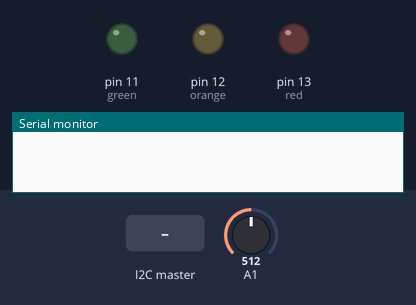
The sketch below on a simulated Arduino Uno, built with avr-gcc and run on an emulated ATmega328P. On the bench: output pins drawn as LEDs (lit = HIGH), the last lines printed to the serial monitor. The inputs (shaded band) are chosen by the test bench; at power-on: A1 = 512.

Above: at 1.2 s.
1.3 s: the I2C master sends the byte 1
At 2.4 s:
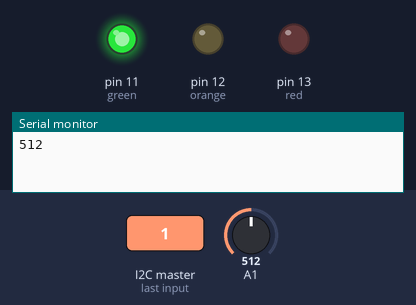
3.5 s: the I2C master sends the byte 0
At 5.1 s:
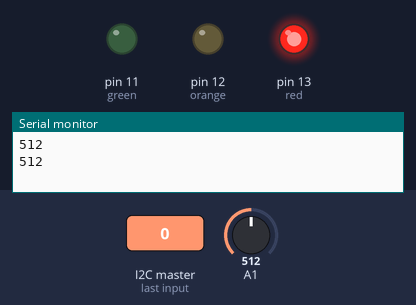
5.5 s: the I2C master sends the byte 2
At 6.6 s:
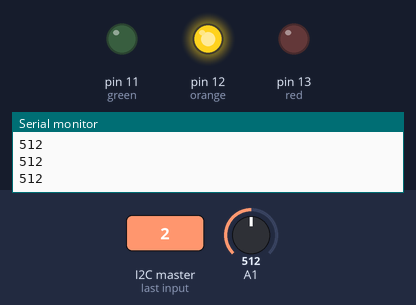
Timing chart, 0 to 8.5 s (numbered marks = the images above; inputs shaded):
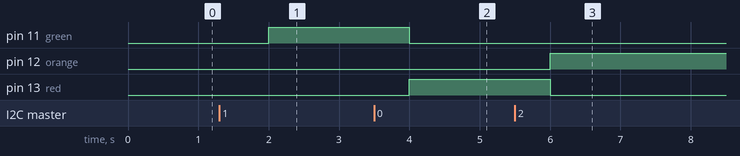

Measured:
- after the input at 1.3 s, pin 11 (green): LOW → HIGH after 0.70 s; pin 13 (red): stays LOW (without the input it goes to HIGH after 0.70 s)
- after the input at 3.5 s, pin 11 (green): HIGH → LOW after 0.50 s; pin 13 (red): LOW → HIGH after 0.50 s
- after the input at 5.5 s, pin 12 (orange): LOW → HIGH after 0.50 s; pin 13 (red): HIGH → LOW after 0.50 s

The sketch:

Arduino.ino
```cpp
#include <Wire.h>

int soil_moisture;
//Pins assignment
int red = 13;
int orange = 12;
int green = 11;
// s is used to read the communication from the Raspberry Pi
char s;
void setup() {
    Serial.begin(9600);
    Wire.begin(0x8);
    Wire.onReceive(receiveEvent);
    Wire.onRequest(requestEvent);
    pinMode(red,OUTPUT);
    pinMode(orange, OUTPUT);
    pinMode(green, OUTPUT);
    digitalWrite(red, LOW);
    digitalWrite(orange, LOW);
    digitalWrite(green, LOW);
}
void receiveEvent(int howMany){
//Reads the data sent from the Raspberry PI
    while (Wire.available()){
        s = Wire.read();
    }
}

void loop() {


    initialise_values();
     if (s == 0){
       //RED LED
        digitalWrite(red, HIGH);

        digitalWrite(orange, LOW);

        digitalWrite(green, LOW);
    }
    else if( s == 1){
      //GREN LED
        digitalWrite(red, LOW);

        digitalWrite(orange, LOW);

        digitalWrite(green, HIGH);
    }
    else if(s==2){
      //ORANGE LED
        digitalWrite(red, LOW);

        digitalWrite(orange, HIGH);

        digitalWrite(green, LOW);
    }


}
void initialise_values(){
  //reads soil moisture level lowest is 0 and highest is 500.
  delay(2000);
  soil_moisture = analogRead(1);
  //Reads the input value on the serial monitor
  Serial.println(soil_moisture);
}
void requestEvent() {
    //Data sent between 0 to 100
    //Data is a percentage of the soil moisture level
    int data = 0.20 * soil_moisture;
    Serial.println(data);
    //Send out data value to the Raspberry Pi
    Wire.write(data);

}
```
